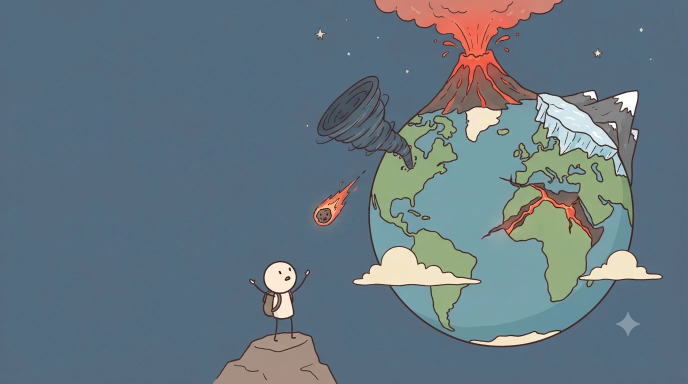
#> input picture video/wonders-of-planet-earth/publishing/thumb_art-en.webp, 1376 x 768 px, found by its file name (shown at 1/2 size)
$ python make_thumbnail_en.py
#> lines starting #> are read from the running program, lines starting #| are printed output that depends on the picture
# Thumbnail: user's art (Prompt A) + hand-lettered headline. python3 publishing/make_thumbnail_en.py
import numpy as np
from PIL import Image, ImageDraw, ImageFont, ImageFilter
CAVEAT = '/root/.claude/plugins/synced/6885484c-7413-48de-8948-b53451880e01_1ccae8e5-87c7-4a7f-b902-53f9d823848c/stickman-video-director/skills/directing-stickman-videos/assets/fonts/Caveat.ttf'
im = Image.open('publishing/thumb_art-en.webp').convert('RGB')
#> im is the input picture: PIL image 1376x768 RGB; mean R, G, B 101.1, 119, 129.3
a = np.array(im).astype(float)
# remove the image model's sparkle mark (bottom right, on plain background)
x0, y0, x1, y1 = 1226, 618, 1288, 678
ring = np.concatenate([a[y0 - 6:y0, x0:x1].reshape(-1, 3), a[y1:y1 + 6, x0:x1].reshape(-1, 3)])
#> ring = 744 rows, first 8: [83, 108, 127], [83, 108, 127], [83, 108, 127], [83, 108, 127], [83, 108, 127], [83, 108, 127], [83, 108, 127], [83, 108, 127]
rng = np.random.default_rng(0)
a[y0:y1, x0:x1] = np.median(ring, 0) + rng.normal(0, 1, (y1 - y0, x1 - x0, 3)) * ring.std(0) * 0.6
im = Image.fromarray(a.clip(0, 255).astype(np.uint8))
# 16:9 crop (1376x768 -> 1365x768) and resize to 1280x720
im = im.crop((0, 0, 1365, 768)).resize((1280, 720), Image.LANCZOS)
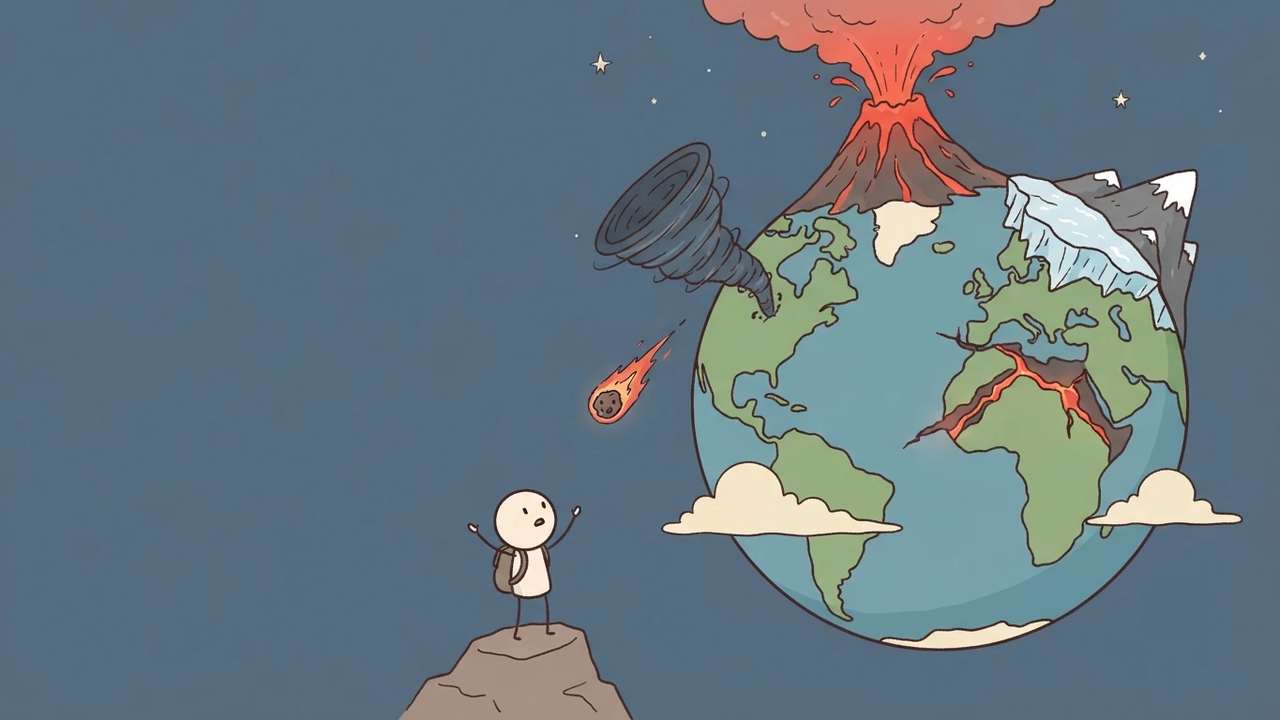
#> im: PIL image 1280x720 RGB; mean R, G, B 101.2, 119, 129.3
def font(size):
    f = ImageFont.truetype(CAVEAT, size)
    try: f.set_variation_by_axes([700])
    except Exception: pass
    return f
lines = [("EARTH IS", (246, 239, 222), 150), ("NOT CALM", (238, 122, 74), 168)]
MAXW = 540
layer = Image.new('RGBA', im.size, (0, 0, 0, 0)); d = ImageDraw.Draw(layer)
#> after `layer = Image.new('RGBA', im.size, (0, 0, 0, 0))`: layer: PIL image 1280x720 RGBA; every value is 0
shadow = Image.new('RGBA', im.size, (0, 0, 0, 0)); ds = ImageDraw.Draw(shadow)
y = 110
for text, col, size in lines:
    while font(size).getlength(text) > MAXW: size -= 2
    f = font(size); x = 44
    ds.text((x + 6, y + 8), text, font=f, fill=(20, 28, 38, 200))
    d.text((x, y), text, font=f, fill=col + (255,), stroke_width=7, stroke_fill=(45, 36, 30, 255))
    y += int(size * 0.95)
#> after the loop, y = 318
shadow = shadow.filter(ImageFilter.GaussianBlur(5))
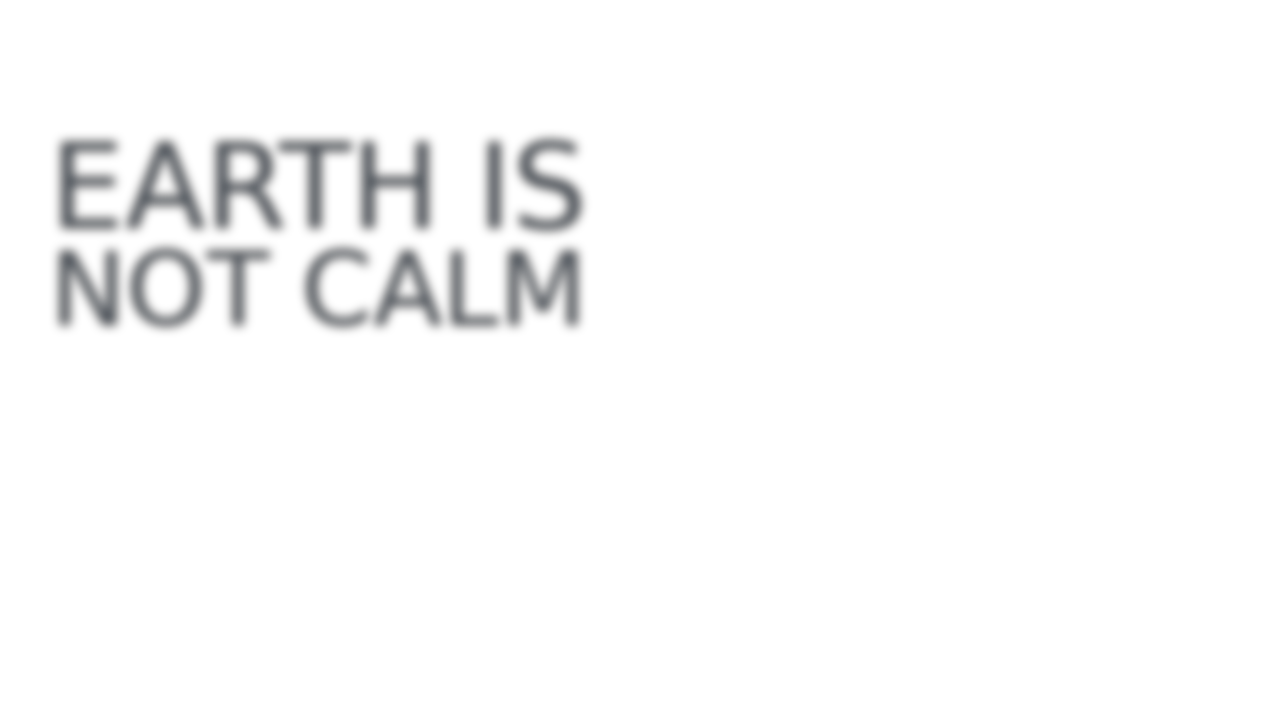
#> shadow: PIL image 1280x720 RGBA; mean R, G, B, A 0.6, 0.8, 1.1, 5.6; transparent parts drawn white
out = Image.alpha_composite(Image.alpha_composite(im.convert('RGBA'), shadow), layer).convert('RGB')
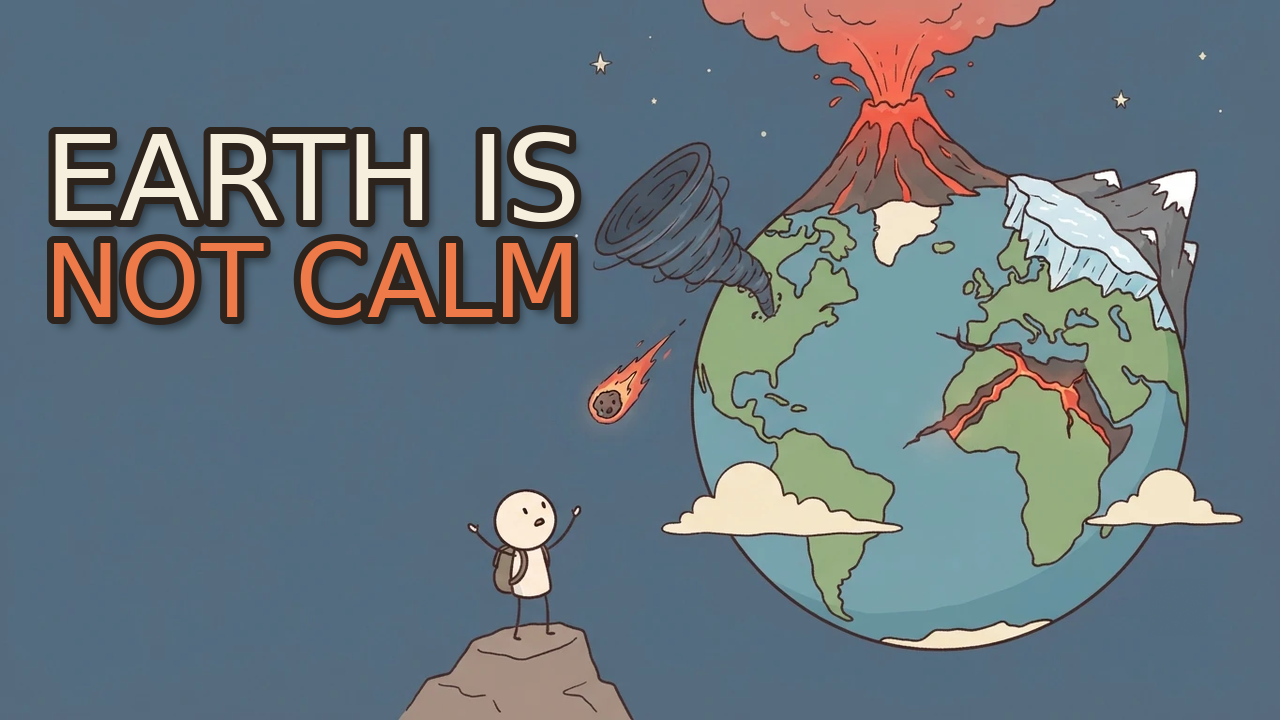
#> out: PIL image 1280x720 RGB; mean R, G, B 103.8, 117.9, 125.7
out.save('publishing/thumbnail-en.png')
out.resize((320, 180), Image.LANCZOS).save('publishing/thumbnail-en_320.png')
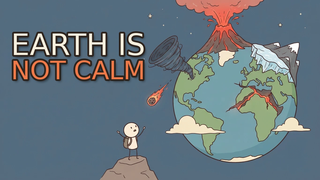
#> saved as thumbnail-en_320.png: PIL image 320x180 RGB; mean R, G, B 103.7, 117.9, 125.7
print(out.size)
#| (1280, 720)
